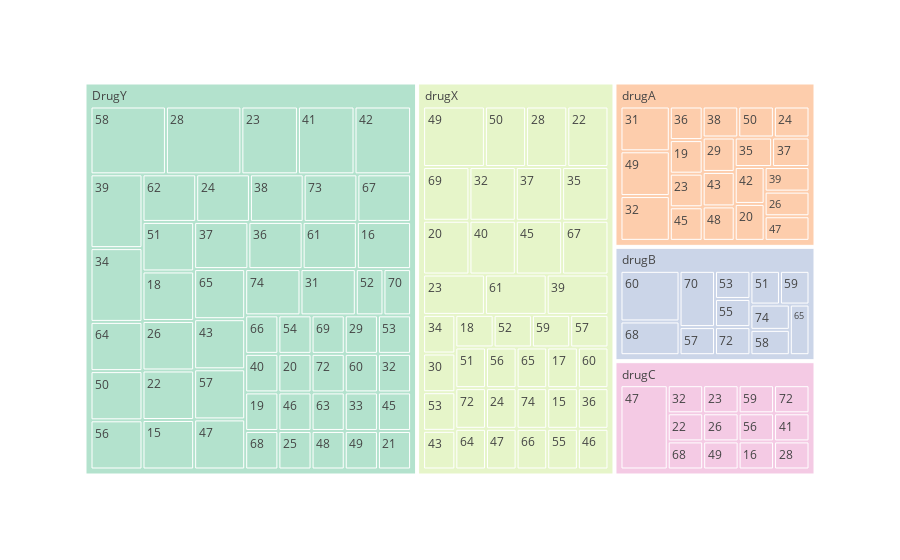

Write notebook code for a chart like this one.
### Code cell
grafico = px.treemap(df, path=['Drug', 'Age'], color='Drug',
    color_discrete_sequence=px.colors.qualitative.Pastel2)
grafico.show()

### Figure 1 — Plotly figure (JSON) as saved in the notebook; plotly's stock layout.template omitted (floating-point values rounded to 4 significant figures; data arrays with more than 128 entries replaced by an {"elided": "..."} marker saying what was removed)
{"data": [{"branchvalues": "total", "customdata": {"elided": "140x1 str values"}, "domain": {"x": [0, 1], "y": [0, 1]}, "hovertemplate": "labels=%{label}<br>count=%{value}<br>parent=%{parent}<br>id=%{id}<br>Drug=%{customdata[0]}<extra></extra>", "ids": {"elided": "140 str values"}, "labels": {"elided": "140 str values"}, "marker": {"colors": {"elided": "140 str values"}}, "name": "", "parents": {"elided": "140 str values"}, "type": "treemap", "values": {"elided": "140 int values"}}], "layout": {"legend": {"tracegroupgap": 0}, "margin": {"t": 60}, "treemapcolorway": ["rgb(179,226,205)", "rgb(253,205,172)", "rgb(203,213,232)", "rgb(244,202,228)", "rgb(230,245,201)", "rgb(255,242,174)", "rgb(241,226,204)", "rgb(204,204,204)"]}}
